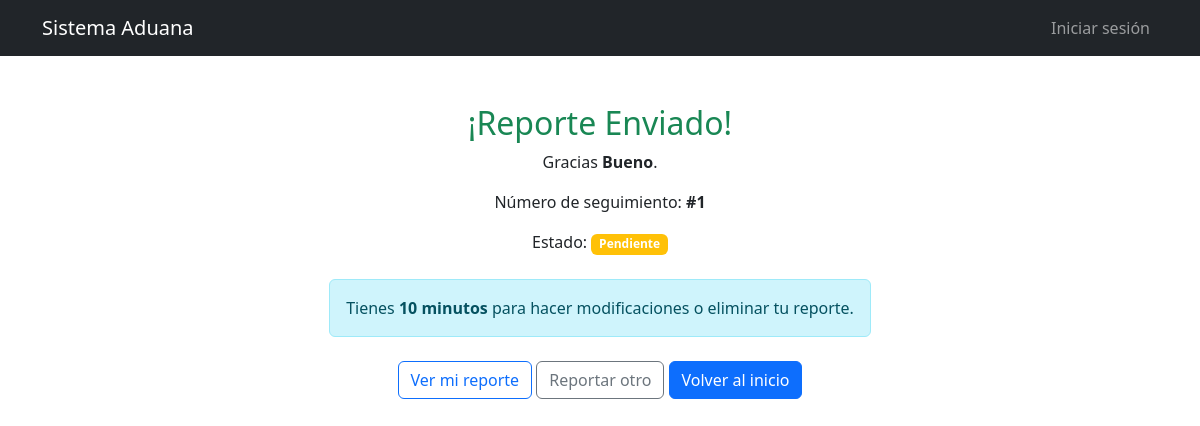
/reportes/confirmacion/1/, run on the app's committed database.
### reportes/models.py (models this page shows, shortened)
class ReporteError(models.Model):
    CATEGORIAS = [
        ('partida_arancelaria', 'Error en Partida Arancelaria'),
        ('codigo_producto', 'Error en Código de Producto'),
        ('tarifa', 'Error en Tarifa/Arancel'),
        ('descripcion', 'Error en Descripción'),
        ('busqueda', 'Error en Búsqueda'),
        ('visualizacion', 'Error de Visualización'),
        ('otro', 'Otro'),
    ]
    ESTADOS = [
        ('pendiente', 'Pendiente'),
        ('en_revision', 'En Revisión'),
        ('resuelto', 'Resuelto'),
        ('rechazado', 'Rechazado'),
    ]
    PRIORIDADES = [
        ('baja', 'Baja'),
        ('media', 'Media'),
        ('alta', 'Alta'),
        ('critica', 'Crítica'),
    ]
    titulo = models.CharField(max_length=200)
    categoria = models.CharField(max_length=50, choices=CATEGORIAS, default='otro')
    descripcion = models.TextField()
    partida_arancelaria_afectada = models.CharField(max_length=20, blank=True, null=True)
    codigo_producto_afectado = models.CharField(max_length=50, blank=True, null=True)
    captura_pantalla = models.ImageField(upload_to='capturas/%Y/%m/', blank=True, null=True)
    nombre_reportante = models.CharField(max_length=100)
    email_reportante = models.EmailField()
    es_usuario_registrado = models.BooleanField(default=False)
    usuario = models.ForeignKey(User, on_delete=models.SET_NULL, null=True, blank=True)
    estado = models.CharField(max_length=20, choices=ESTADOS, default='pendiente')
    prioridad = models.CharField(max_length=20, choices=PRIORIDADES, default='media')
    fecha_creacion = models.DateTimeField(auto_now_add=True)
    fecha_actualizacion = models.DateTimeField(auto_now=True)
    fecha_resolucion = models.DateTimeField(null=True, blank=True)
    notas_admin = models.TextField(blank=True, null=True)
    class Meta:
        ordering = ['-fecha_creacion']

### reportes/views.py (the view)
# urls.py: path('confirmacion/<int:reporte_id>/', views.confirmacion_reporte, name='confirmacion'),
def confirmacion_reporte(request, reporte_id):
    reporte = get_object_or_404(ReporteError, id=reporte_id)
    return render(request, 'reportes/confirmacion.html', {'reporte': reporte})

### reportes/templates/reportes/confirmacion.html
{% extends 'base.html' %}
{% block content %}
<div class="container py-5 text-center">
    <h2 class="text-success">¡Reporte Enviado!</h2>
    <p>Gracias <strong>{{ reporte.nombre_reportante }}</strong>.</p>
    <p>Número de seguimiento: <strong>#{{ reporte.id }}</strong></p>
    <p>Estado: <span class="badge bg-warning">{{ reporte.get_estado_display }}</span></p>
    <div class="alert alert-info d-inline-block mt-2 mb-4">
        Tienes <strong>10 minutos</strong> para hacer modificaciones o eliminar tu reporte.
    </div>
    <div>
        <a href="{% url 'reportes:detalle_usuario' reporte.id %}" class="btn btn-outline-primary">Ver mi reporte</a>
        <a href="{% url 'reportes:reportar' %}" class="btn btn-outline-secondary">Reportar otro</a>
        <a href="/" class="btn btn-primary">Volver al inicio</a>
    </div>
</div>
{% endblock %}

### data on the page
ReporteError: nombre_reportante "Bueno", id "1", estado "Pendiente"
